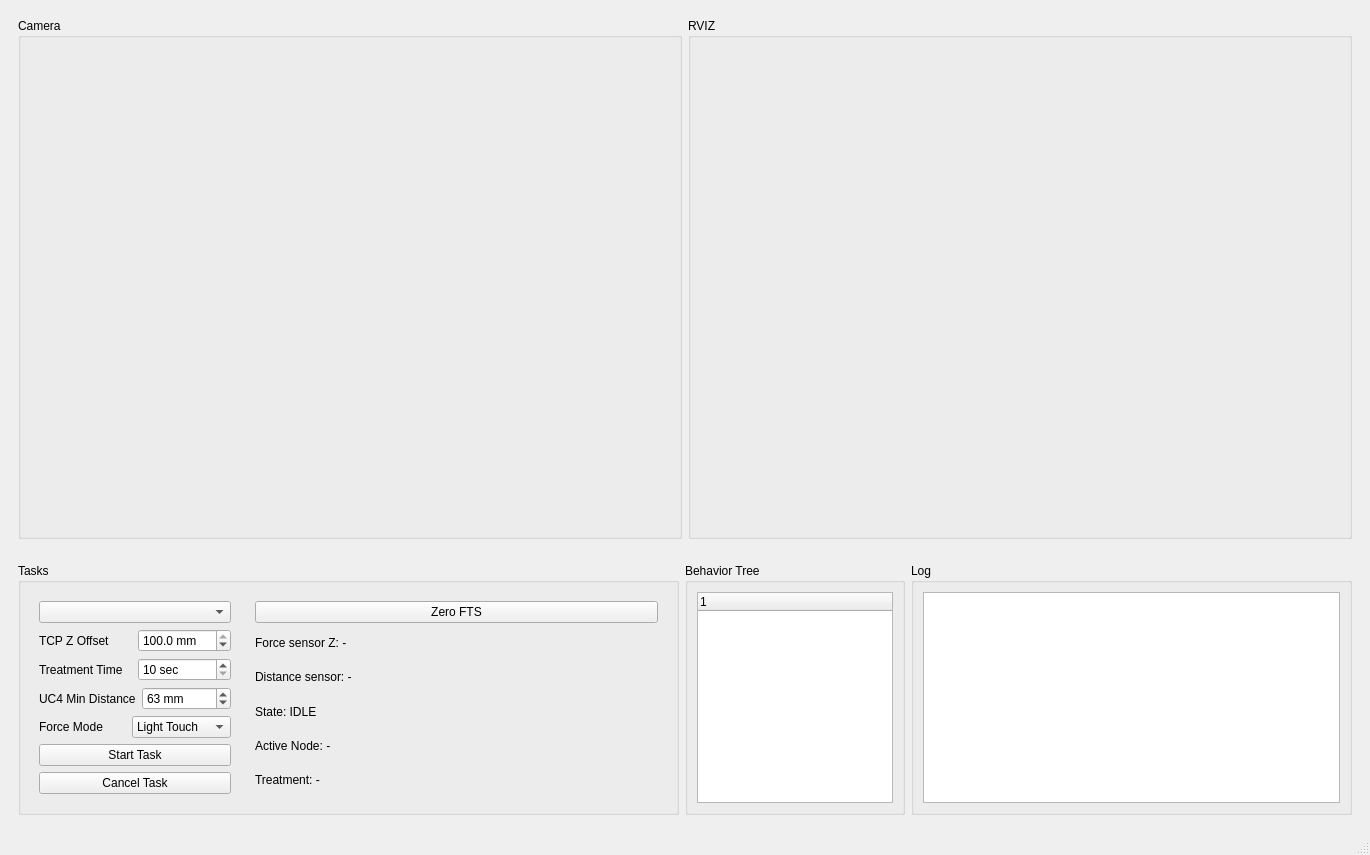
<?xml version="1.0" encoding="UTF-8"?>
<ui version="4.0">
 <class>MainWindow</class>
 <widget class="QMainWindow" name="MainWindow">
  <property name="windowTitle">
   <string>Robot Console UI</string>
  </property>
  <widget class="QWidget" name="centralwidget">
   <layout class="QVBoxLayout" name="verticalLayout">
    <item>
     <widget class="QWidget" name="top_row_widget" native="true">
      <layout class="QHBoxLayout" name="horizontalLayout">
       <item>
        <widget class="QGroupBox" name="camera_group">
         <property name="title">
          <string>Camera</string>
         </property>
         <layout class="QVBoxLayout" name="verticalLayout_2">
          <item>
           <widget class="QWidget" name="camera_container" native="true">
            <property name="minimumSize">
             <size>
              <width>640</width>
              <height>480</height>
             </size>
            </property>
           </widget>
          </item>
         </layout>
        </widget>
       </item>
       <item>
        <widget class="QGroupBox" name="rviz_group">
         <property name="title">
          <string>RVIZ</string>
         </property>
         <layout class="QVBoxLayout" name="verticalLayout_3">
          <item>
           <widget class="QWidget" name="rviz_container" native="true">
            <property name="minimumSize">
             <size>
              <width>640</width>
              <height>480</height>
             </size>
            </property>
           </widget>
          </item>
         </layout>
        </widget>
       </item>
      </layout>
     </widget>
    </item>
    <item>
     <widget class="QWidget" name="bottom_row_widget" native="true">
      <layout class="QHBoxLayout" name="horizontalLayout_2" stretch="3,1,2">
       <item>
        <widget class="QGroupBox" name="tasks_group">
         <property name="title">
          <string>Tasks</string>
         </property>
         <layout class="QHBoxLayout" name="horizontalLayout_3" stretch="1,2">
          <item>
           <widget class="QWidget" name="task_controls_widget" native="true">
            <layout class="QVBoxLayout" name="verticalLayout_4">
             <item>
              <widget class="QComboBox" name="task_selector"/>
             </item>
             <item>
              <layout class="QHBoxLayout" name="tcp_offset_layout">
               <item>
                <widget class="QLabel" name="tcp_offset_label">
                 <property name="text">
                  <string>TCP Z Offset</string>
                 </property>
                </widget>
               </item>
               <item>
                <widget class="QDoubleSpinBox" name="tcp_offset_spinbox">
                 <property name="suffix">
                  <string> mm</string>
                 </property>
                 <property name="decimals">
                  <number>1</number>
                 </property>
                 <property name="minimum">
                  <double>30.000000000000000</double>
                 </property>
                 <property name="maximum">
                  <double>100.000000000000000</double>
                 </property>
                 <property name="singleStep">
                  <double>5.000000000000000</double>
                 </property>
                 <property name="value">
                  <double>100.000000000000000</double>
                 </property>
                </widget>
               </item>
              </layout>
             </item>
             <item>
              <layout class="QHBoxLayout" name="treatment_duration_layout">
               <item>
                <widget class="QLabel" name="treatment_duration_label">
                 <property name="text">
                  <string>Treatment Time</string>
                 </property>
                </widget>
               </item>
               <item>
                <widget class="QDoubleSpinBox" name="treatment_duration_spinbox">
                 <property name="suffix">
                  <string> sec</string>
                 </property>
                 <property name="decimals">
                  <number>0</number>
                 </property>
                 <property name="minimum">
                  <double>10.000000000000000</double>
                 </property>
                 <property name="maximum">
                  <double>300.000000000000000</double>
                 </property>
                 <property name="singleStep">
                  <double>10.000000000000000</double>
                 </property>
                </widget>
               </item>
              </layout>
             </item>
             <item>
              <layout class="QHBoxLayout" name="distance_guard_layout">
               <item>
                <widget class="QLabel" name="distance_guard_label">
                 <property name="text">
                  <string>UC4 Min Distance</string>
                 </property>
                </widget>
               </item>
               <item>
                <widget class="QDoubleSpinBox" name="distance_guard_spinbox">
                 <property name="suffix">
                  <string> mm</string>
                 </property>
                 <property name="decimals">
                  <number>0</number>
                 </property>
                 <property name="minimum">
                  <double>25.000000000000000</double>
                 </property>
                 <property name="maximum">
                  <double>150.000000000000000</double>
                 </property>
                 <property name="singleStep">
                  <double>1.000000000000000</double>
                 </property>
                 <property name="value">
                  <double>63.000000000000000</double>
                 </property>
                </widget>
               </item>
              </layout>
             </item>
             <item>
              <layout class="QHBoxLayout" name="force_mode_layout">
               <item>
                <widget class="QLabel" name="force_mode_label">
                 <property name="text">
                  <string>Force Mode</string>
                 </property>
                </widget>
               </item>
               <item>
                <widget class="QComboBox" name="force_mode_combo">
                 <item>
                  <property name="text">
                   <string>Light Touch</string>
                  </property>
                 </item>
                 <item>
                  <property name="text">
                   <string>Heavy Press</string>
                  </property>
                 </item>
                </widget>
               </item>
              </layout>
             </item>
             <item>
              <widget class="QPushButton" name="start_button">
               <property name="text">
                <string>Start Task</string>
               </property>
              </widget>
             </item>
             <item>
              <widget class="QPushButton" name="cancel_button">
               <property name="text">
                <string>Cancel Task</string>
               </property>
              </widget>
             </item>
            </layout>
           </widget>
          </item>
          <item>
           <widget class="QWidget" name="task_status_widget" native="true">
            <layout class="QVBoxLayout" name="verticalLayout_5">
             <item>
              <widget class="QPushButton" name="zero_button">
               <property name="text">
                <string>Zero FTS</string>
               </property>
              </widget>
             </item>
             <item>
              <widget class="QLabel" name="force_label">
               <property name="text">
                <string>&lt;html&gt;&lt;head/&gt;&lt;body&gt;&lt;p&gt;Force sensor Z: -&lt;/p&gt;&lt;/body&gt;&lt;/html&gt;</string>
               </property>
              </widget>
             </item>
             <item>
              <widget class="QLabel" name="distance_label">
               <property name="text">
                <string>Distance sensor: -</string>
               </property>
              </widget>
             </item>
             <item>
              <widget class="QLabel" name="state_label">
               <property name="text">
                <string>State: IDLE</string>
               </property>
              </widget>
             </item>
             <item>
              <widget class="QLabel" name="active_node_label">
               <property name="text">
                <string>Active Node: -</string>
               </property>
              </widget>
             </item>
             <item>
              <widget class="QLabel" name="treatment_status_label">
               <property name="text">
                <string>Treatment: -</string>
               </property>
              </widget>
             </item>
            </layout>
           </widget>
          </item>
         </layout>
        </widget>
       </item>
       <item>
        <widget class="QGroupBox" name="behavior_tree_group">
         <property name="title">
          <string>Behavior Tree</string>
         </property>
         <layout class="QVBoxLayout" name="verticalLayout_6">
          <item>
           <widget class="QTreeWidget" name="bt_tree_widget">
            <column>
             <property name="text">
              <string notr="true">1</string>
             </property>
            </column>
           </widget>
          </item>
         </layout>
        </widget>
       </item>
       <item>
        <widget class="QGroupBox" name="log_group">
         <property name="title">
          <string>Log</string>
         </property>
         <layout class="QVBoxLayout" name="verticalLayout_7">
          <item>
           <widget class="QTextEdit" name="log_text"/>
          </item>
         </layout>
        </widget>
       </item>
      </layout>
     </widget>
    </item>
   </layout>
  </widget>
  <widget class="QMenuBar" name="menubar">
   <property name="geometry">
    <rect>
     <x>0</x>
     <y>0</y>
     <width>1370</width>
     <height>24</height>
    </rect>
   </property>
  </widget>
  <widget class="QStatusBar" name="statusbar"/>
 </widget>
 <resources/>
 <connections/>
</ui>
